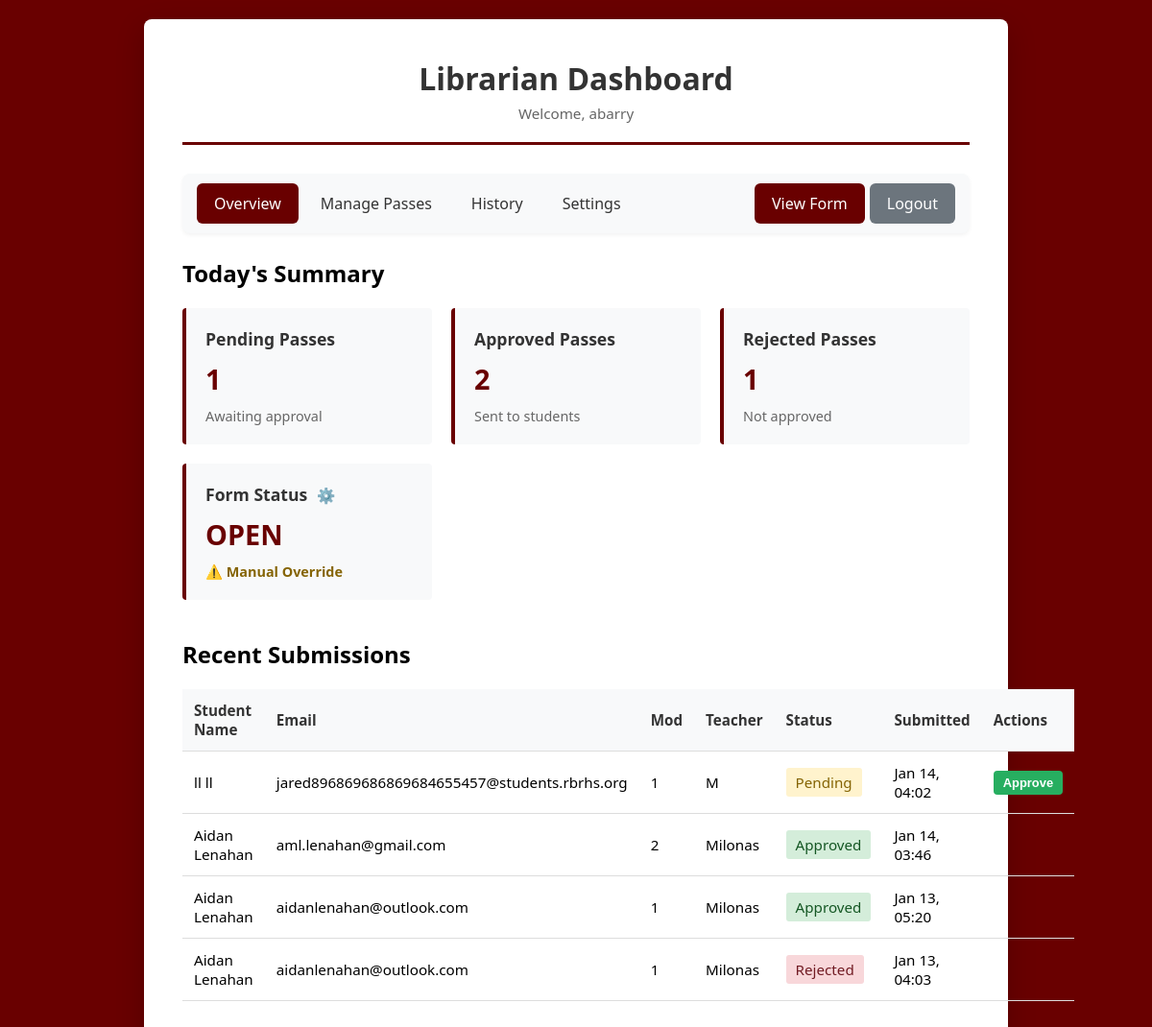
The page /dashboard.php (signed in) on the database as committed earlier.
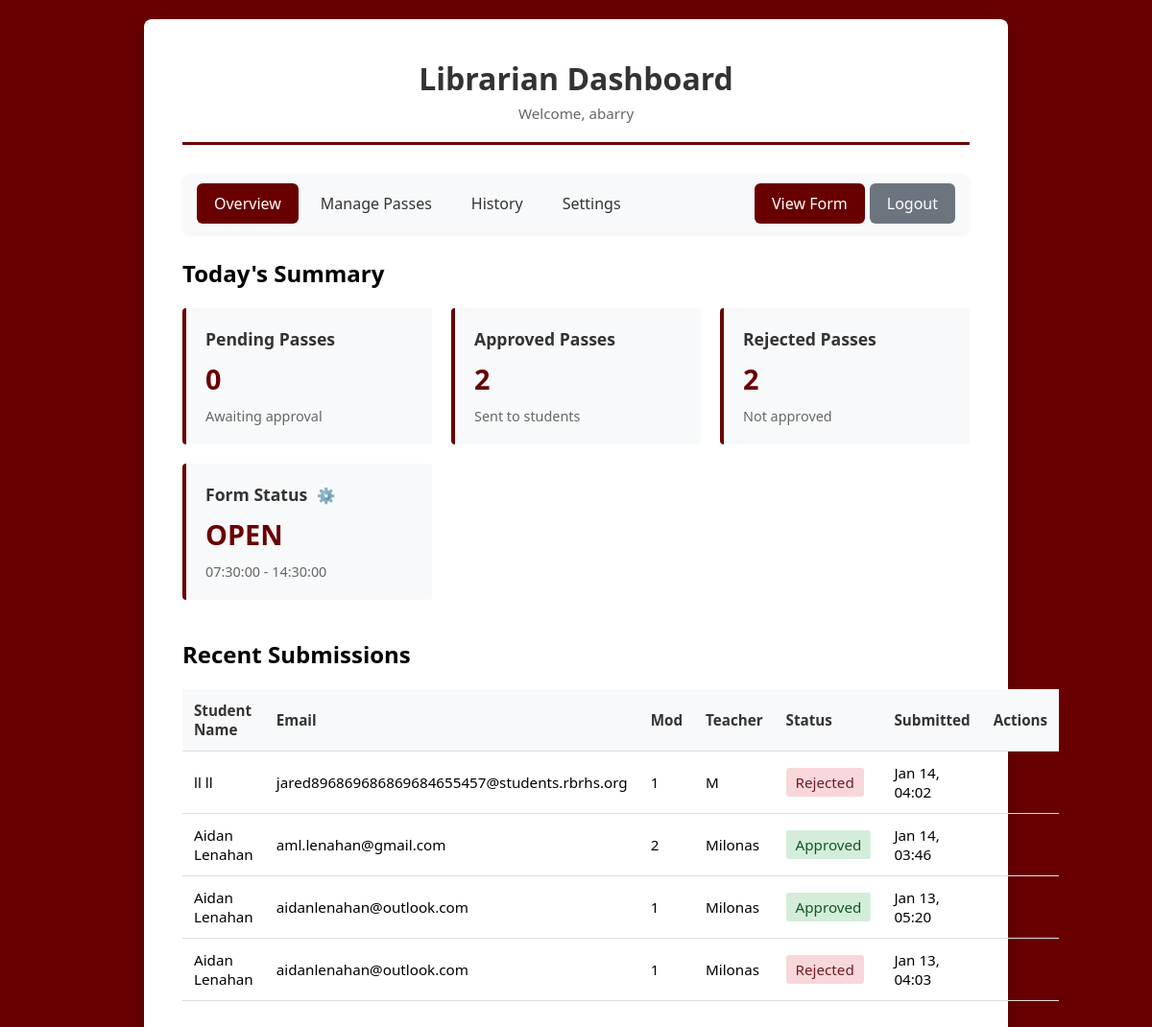
The same page on the database as committed later.
### tables this page shows
CREATE TABLE IF NOT EXISTS `passes_current` (
  `id` int NOT NULL AUTO_INCREMENT,
  `first_name` varchar(50) NOT NULL,
  `last_name` varchar(50) NOT NULL,
  `email` varchar(100) NOT NULL,
  `teacher_name` varchar(100) NOT NULL,
  `mod` int NOT NULL,
  `activities` text NOT NULL,
  `agreement_checked` tinyint(1) DEFAULT '0',
  `status` enum('pending','approved','rejected') DEFAULT 'pending',
  `pass_code` varchar(20) DEFAULT NULL,
  `sent_at` timestamp NULL DEFAULT NULL,
  `created_at` timestamp NULL DEFAULT CURRENT_TIMESTAMP,
  `updated_at` timestamp NULL DEFAULT CURRENT_TIMESTAMP ON UPDATE CURRENT_TIMESTAMP,
  PRIMARY KEY (`id`),
  UNIQUE KEY `pass_code` (`pass_code`)
);

CREATE TABLE IF NOT EXISTS `settings` (
  `id` int NOT NULL AUTO_INCREMENT,
  `form_auto_open` tinyint(1) DEFAULT '0',
  `form_open_time` time DEFAULT NULL,
  `form_close_time` time DEFAULT NULL,
  `auto_approval` tinyint(1) DEFAULT '0',
  `created_at` timestamp NULL DEFAULT CURRENT_TIMESTAMP,
  `updated_at` timestamp NULL DEFAULT CURRENT_TIMESTAMP ON UPDATE CURRENT_TIMESTAMP,
  `form_status_override` tinyint(1) DEFAULT '0',
  `form_status_manual` enum('open','closed') DEFAULT 'open',
  `recent_entries_limit` int DEFAULT '10',
  `disable_weekends` tinyint(1) DEFAULT '0',
  PRIMARY KEY (`id`)
);

### includes/functions.php (called while the page is built, shortened)
<?php
function isFormOpen($pdo) {
    $devStmt = $pdo->query("SELECT bypass_time_restrictions FROM dev_settings LIMIT 1");
    $devSettings = $devStmt->fetch();
    $stmt = $pdo->query("SELECT form_auto_open, form_open_time, form_close_time, form_status_override, form_status_manual, disable_weekends FROM settings LIMIT 1");
    $settings = $stmt->fetch();
    if ($settings['form_status_override']) {
        return $settings['form_status_manual'] === 'open';
    }
    if ($settings['disable_weekends']) {
        $dayOfWeek = date('N');
    }
    $currentTime = date('H:i:s');
    $openTime = $settings['form_open_time'];
    $closeTime = $settings['form_close_time'];
    $current = strtotime($currentTime);
    $open = strtotime($openTime);
    $close = strtotime($closeTime);
    return $current >= $open && $current <= $close;
}
function getSettings($pdo) {
    $stmt = $pdo->query("SELECT * FROM settings LIMIT 1");
    return $stmt->fetch();
}
?>

### dashboard.php (the view, shortened to what the changed rows need)
<?php
require_once 'includes/config.php';
require_once 'includes/functions.php';
$action = $_GET['action'] ?? 'overview';
$settings = getSettings($pdo);
if (!$settings['auto_approval']) {
    try {
        $pdo->exec("
            UPDATE passes_current
            SET status = 'rejected'
            WHERE status = 'pending'
            AND DATE(created_at) < CURDATE()
        ");
    } catch (Exception $e) {
        error_log("Error auto-rejecting old pending passes: " . $e->getMessage());
    }
}
$currentPassesStmt = $pdo->query("
    SELECT * FROM passes_current
    ORDER BY created_at DESC
    LIMIT 100
");
$currentPasses = $currentPassesStmt->fetchAll();
$countStmt = $pdo->query("
    SELECT
        status,
        COUNT(*) as count
    FROM passes_current
    GROUP BY status
");
$statusCounts = [];
while ($row = $countStmt->fetch()) {
    $statusCounts[$row['status']] = $row['count'];
}
?>
<!DOCTYPE html>
<html lang="en">
<head>
    <link rel="stylesheet" href="css/style.css">
</head>
<body>
    <div class="container">
        <div class="header">
            <h1>Librarian Dashboard</h1>
        </div>
        <?php if ($action === 'overview' || empty($action)): ?>
            <h2 style="margin-bottom: 20px;">Today's Summary</h2>
            <div class="dashboard-grid">
                <div class="card">
                    <h3>Pending Passes</h3>
                    <div class="card-value"><?php echo $statusCounts['pending'] ?? 0; ?></div>
                    <p>Awaiting approval</p>
                </div>
                <div class="card">
                    <h3>Approved Passes</h3>
                    <div class="card-value"><?php echo $statusCounts['approved'] ?? 0; ?></div>
                    <p>Sent to students</p>
                </div>
                <div class="card">
                    <h3>Rejected Passes</h3>
                    <div class="card-value"><?php echo $statusCounts['rejected'] ?? 0; ?></div>
                    <p>Not approved</p>
                </div>
                <div class="card" style="position: relative;">
                    <h3>Form Status
                        <button onclick="document.getElementById('statusOverrideModal').style.display='block'"
                                style="border: none; background: none; cursor: pointer; font-size: 0.9em; color: #666; padding: 0 5px;"
                                title="Override Settings">⚙️</button>
                    </h3>
                    <div class="card-value"><?php echo isFormOpen($pdo) ? 'OPEN' : 'CLOSED'; ?></div>
                    <p>
                        <?php if ($settings['form_status_override']): ?>
                            <span style="color: #856404; font-weight: bold;">⚠️ Manual Override</span>
                        <?php else: ?>
                            <?php echo $settings['form_open_time'] . ' - ' . $settings['form_close_time']; ?>
                        <?php endif; ?>
                    </p>
                </div>
            </div>
            <h2 style="margin-top: 40px; margin-bottom: 20px;">Recent Submissions</h2>
            <table>
                <thead>
                    <tr>
                        <th>Student Name</th>
                        <th>Email</th>
                        <th>Mod</th>
                        <th>Teacher</th>
                        <th>Status</th>
                        <th>Submitted</th>
                        <th>Actions</th>
                    </tr>
                </thead>
                <tbody>
                    <?php
                    $recentLimit = $settings['recent_entries_limit'] ?? 10;
                    foreach (array_slice($currentPasses, 0, $recentLimit) as $pass):
                    ?>
                        <tr>
                            <td><?php echo htmlspecialchars($pass['first_name'] . ' ' . $pass['last_name']); ?></td>
                            <td><?php echo htmlspecialchars($pass['email']); ?></td>
                            <td><?php echo $pass['mod']; ?></td>
                            <td><?php echo htmlspecialchars($pass['teacher_name']); ?></td>
                            <td>
                                <span style="padding: 5px 10px; border-radius: 3px;
                                    <?php
                                    if ($pass['status'] === 'approved') echo 'background: #d4edda; color: #155724;';
                                    elseif ($pass['status'] === 'pending') echo 'background: #fff3cd; color: #856404;';
                                    else echo 'background: #f8d7da; color: #721c24;';
                                    ?>
                                ">
                                    <?php echo ucfirst($pass['status']); ?>
                                </span>
                            </td>
                            <td><?php echo date('M d, H:i', strtotime($pass['created_at'])); ?></td>
                            <td>
                                <?php if ($pass['status'] === 'pending'): ?>
                                    <form method="POST" action="" style="display: inline;">
                                        <button type="submit" class="btn btn-success" style="padding: 5px 10px; font-size: 0.85em;">Approve</button>
                                    </form>
                                <?php endif; ?>
                            </td>
                        </tr>
                    <?php endforeach; ?>
                </tbody>
            </table>
        <?php endif; ?>
    </div>
</body>
</html>

Rows that differ between the two databases and show on the page:
now on this page (row edited): settings: form_open_time "07:30:00", form_close_time "14:30:00"
changed settings: form_status_override 1 → 0 (drawn)
changed passes_current "ll ll": status "Pending" → "Rejected"; no longer shows "Approve"
Other text that changed with them:
$statusCounts['pending']: "1" → "0"
$statusCounts['rejected']: "1" → "2"
text no longer shown: "⚠️ Manual Override"
